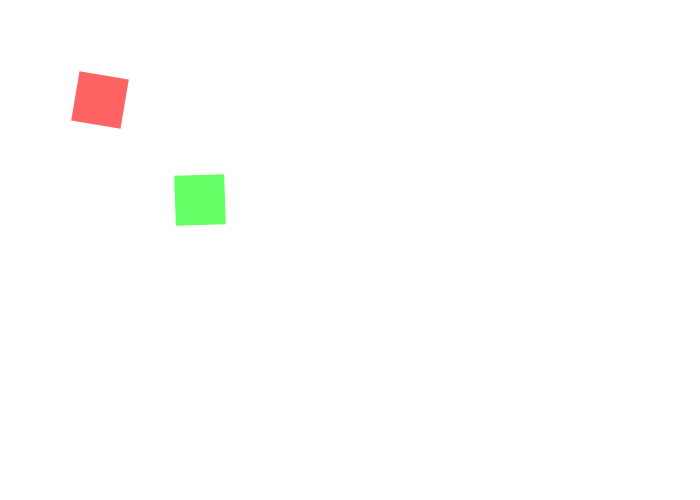
Frame 1 (no input)
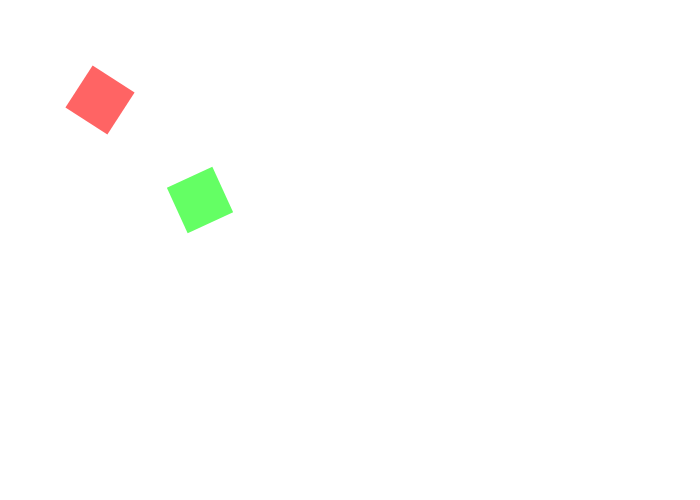
Frame 60 (no input)
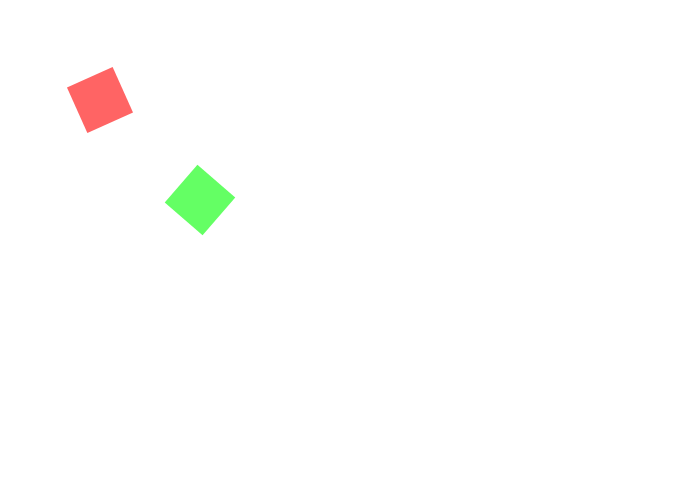
Frame 120 (the mouse pressed at the canvas centre since frame 60)

The p5.js sketch that drew these frames (run headless with seeded random() and noise() and a simulated clock; from frame 60 on, the mouse is pressed at the canvas centre):

// p5.js sketch
// ── sketch.js
function setup() {
  createCanvas(700, 500);
  noStroke();
  fill(255, 100, 100);
  rectMode(CENTER);
}

function draw() {
  background(255);
  
  
  
  //Cuadrado rojo
  push();
    translate(100, 100);
    fill(255, 100, 100);
    rotate(millis() * 0.01);
    square(0, 0, 50);
  pop();
  
  
  
  
  //Cuadrado Verde
  push();
    translate(200, 200);
    fill(100, 255, 100);
    rotate(millis() * -0.002);
    square(0, 0, 50);
  pop();
  
  

}
